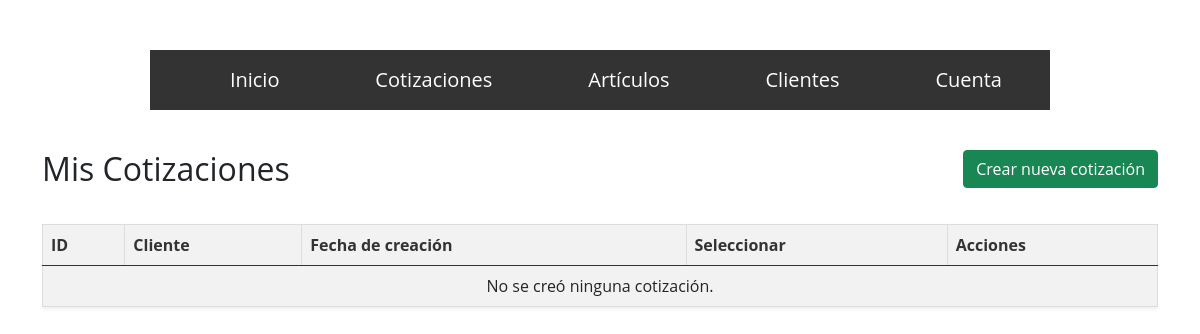
The app's page /cotizaciones/ (signed in), older data.
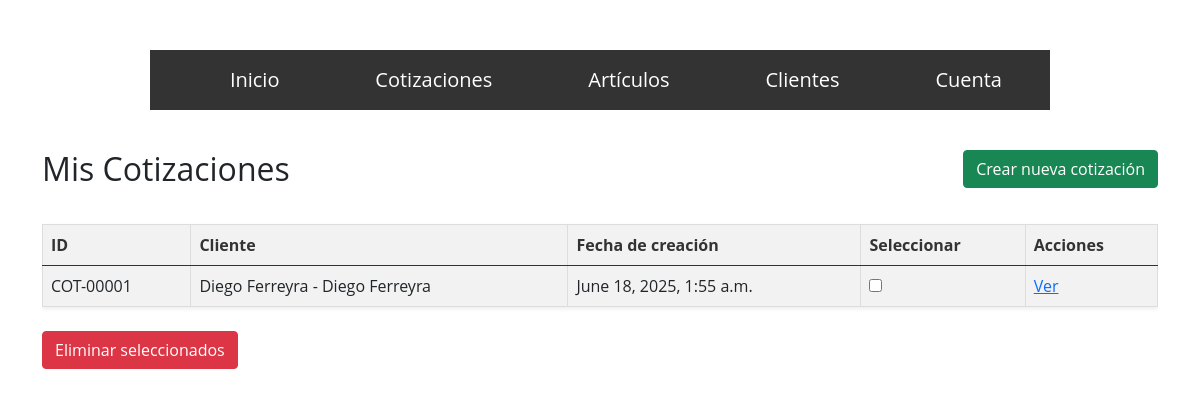
The same page, newer data.
### cotizaciones/models.py (models this page shows, shortened)
class Cotizaciones(models.Model):
    usuario = models.ForeignKey(User, on_delete=models.CASCADE)
    fecha = models.DateField(null=True, blank=True)
    condiciones_pago = models.CharField(max_length=50, null=True, blank=True)
    numero_referencia=models.CharField(unique=True, editable=False, blank=True, max_length=20)
    cliente=models.ForeignKey(Clientes, on_delete=models.CASCADE)
    articulos_cotizados=models.ManyToManyField(Articulo)
    observaciones = models.TextField(null=True, blank=True)
    created=models.DateTimeField(auto_now_add=True)
    updated=models.DateTimeField(auto_now=True)
    class Meta:
        verbose_name="Cotizacion"
        verbose_name_plural="Cotizaciones"

### clientes/models.py (models this page shows)
class Clientes(models.Model):
    usuario_log=models.ForeignKey(User, on_delete=models.CASCADE)
    nombre=models.CharField(max_length=50)
    nombre_empresa=models.CharField(null=True, max_length=30)
    telefono=models.CharField(max_length=20)
    mail=models.EmailField()
    created=models.DateTimeField(auto_now_add=True)
    updated=models.DateField(auto_now=True)
    class Meta:
        verbose_name="Cliente"
        verbose_name_plural="Clientes"
    def __str__(self):
        return f"{self.nombre_empresa} - {self.nombre}"

### cotizaciones/views.py (the view)
# urls.py: path('', MisCotizaciones.as_view(), name="mis_cotizaciones"),
class MisCotizaciones(LoginRequiredMixin, ListView):
    model = Cotizaciones
    template_name= "mis_cotizaciones.html"
    context_object_name = 'cotizaciones'

### cotizaciones/templates/mis_cotizaciones.html (shortened to what this page needs)
{% extends "estructura_base.html" %}
{% load static %}
{% block content %}
<div class="container py-4">
  <div class="d-flex justify-content-between align-items-center mb-3">
    <h2 class="mb-0">Mis Cotizaciones</h2>
    <a class="btn btn-success" href="{% url 'nueva_cotizacion' %}">Crear nueva cotización</a>
  </div>
  <form action="{% url 'eliminar_cotizacion' %}" method="post">
    <div class="table-responsive">
      <table class="table table-striped align-middle shadow-sm">
        <thead class="table-primary">
          <tr>
            <th>ID</th>
            <th>Cliente</th>
            <th>Fecha de creación</th>
            <th>Seleccionar</th>
            <th>Acciones</th>
          </tr>
        </thead>
        <tbody>
          {% for cotizacion in cotizaciones %}
          <tr>
            <td>{{ cotizacion.numero_referencia }}</td>
            <td>{{ cotizacion.cliente }}</td>
            <td>{{ cotizacion.created }}</td>
            <td>
              <input type="checkbox" name="cotizaciones_seleccionadas[]" value="{{ cotizacion.id }}">
            </td>
            <td><a href="{% url 'ver_cotizacion' cotizacion.id %}" target="_blank">Ver</a></td>
          </tr>
          {% empty %}
          <tr>
            <td colspan="5" class="text-center">No se creó ninguna cotización.</td>
          </tr>
          {% endfor %}
        </tbody>
      </table>
    </div>
    {% if cotizaciones %}
      <button type="submit" class="btn btn-danger mt-2" name="accion" value="eliminar">Eliminar seleccionados</button>
    {% endif %}
  </form>
</div>
{% endblock %}

Row changes from the older to the newer data that the page shows:
added Cotizaciones: numero_referencia "COT-00001", cliente "Diego Ferreyra - Diego Ferreyra", created "June 18, 2025, 1:55 a.m."
Text that changed along with them:
text no longer shown: "No se creó ninguna cotización."
text now shown: "Eliminar seleccionados"
